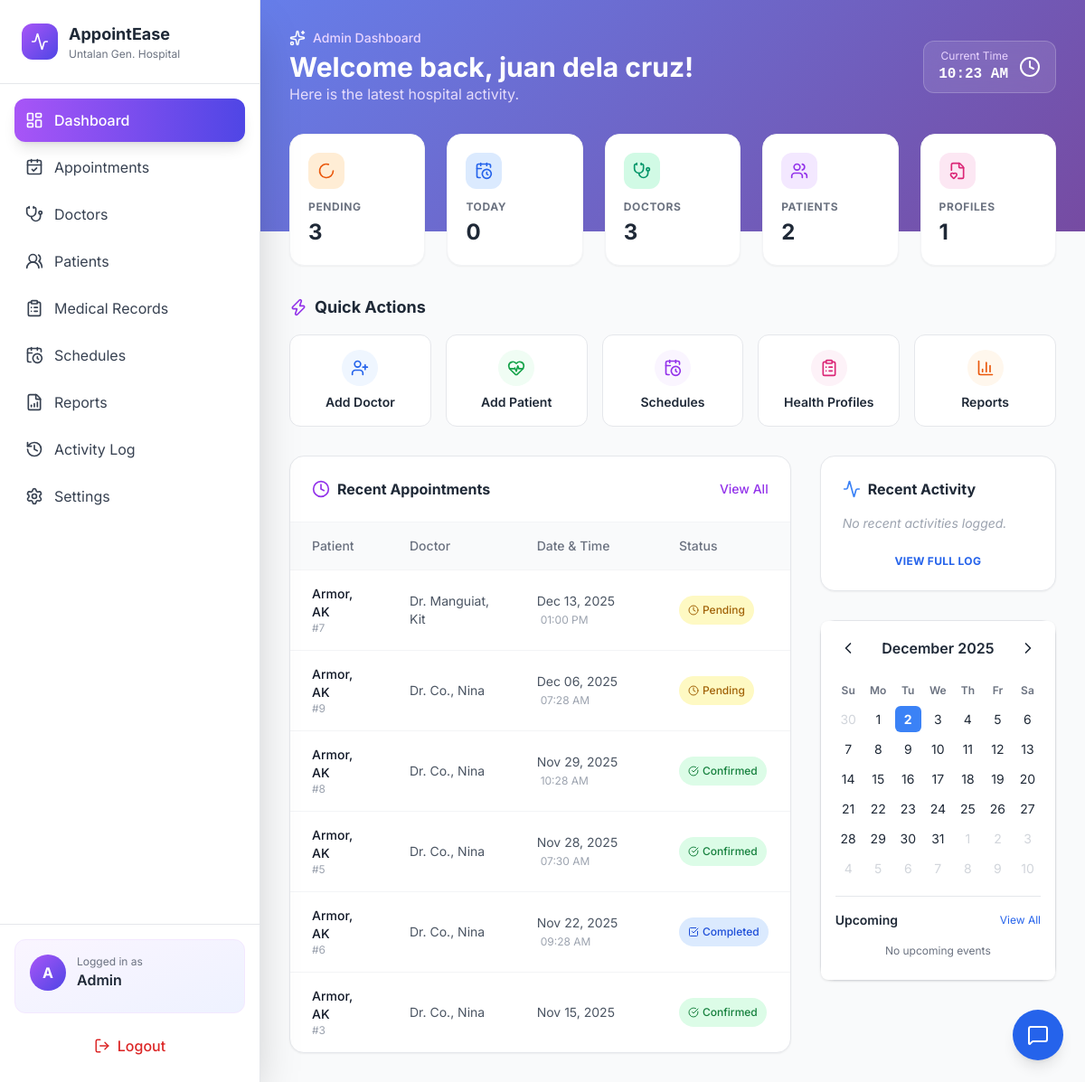
Before: /admin_home.php (signed in) with the older database file.
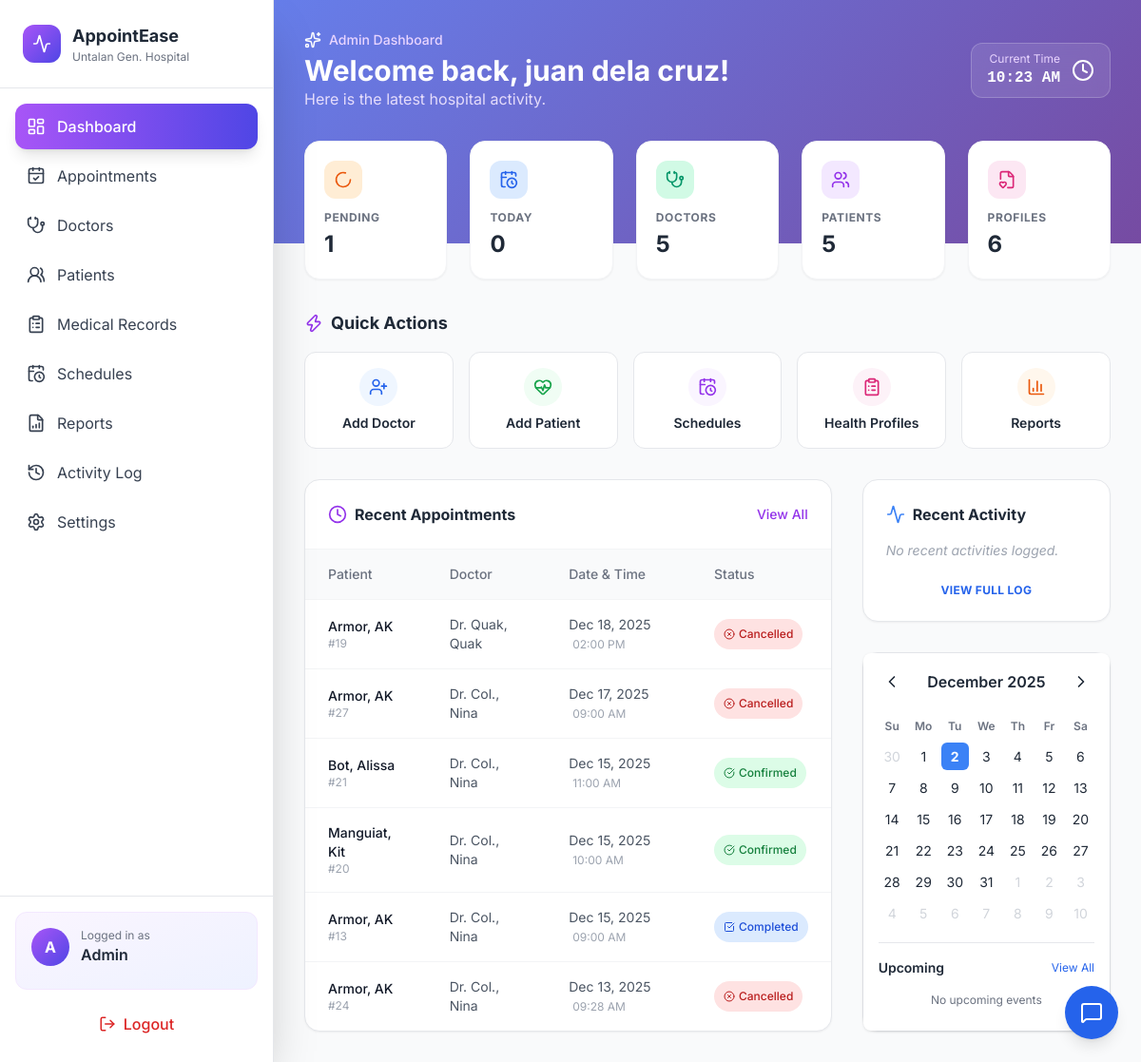
After: the same page with the newer database file.
### tables this page shows
CREATE TABLE `tblappointment` (
  `id` int(11) NOT NULL,
  `booking_date` date NOT NULL,
  `booking_time` time DEFAULT NULL,
  `user_id` varchar(30) NOT NULL,
  `doctor` varchar(30) NOT NULL,
  `status` int(11) NOT NULL,
  `reminder_sent` tinyint(1) NOT NULL DEFAULT 0,
  `reminder_sent_at` datetime DEFAULT NULL
);

CREATE TABLE `tblinfo` (
  `id` int(11) NOT NULL,
  `user_id` varchar(30) NOT NULL,
  `last_name` varchar(40) NOT NULL,
  `first_name` varchar(50) NOT NULL,
  `middle_name` varchar(40) NOT NULL,
  `specialization` varchar(30) NOT NULL,
  `bdate` date NOT NULL,
  `gender` varchar(10) NOT NULL,
  `address` varchar(200) NOT NULL,
  `contact` varchar(20) NOT NULL,
  `image` varchar(255) DEFAULT NULL
);

### controllers/admin_home_data.php (called while the page is built, shortened)
<?php
require_once 'db.php';
try {
    $user_id = session_get_user_id();
    if ($user_id) {
        $stmt = $pdo->prepare("SELECT first_name, last_name FROM tblinfo WHERE user_id = ?");
        $stmt->execute([$user_id]);
        $info = $stmt->fetch(PDO::FETCH_ASSOC);
        if ($info && !empty($info['first_name'])) {
            $adminName = trim($info['first_name'] . ' ' . $info['last_name']);
        }
    }
    $stmt = $pdo->prepare("SELECT COUNT(*) FROM tblappointment WHERE status = 2");
    $stmt->execute();
    $pending_count = (int)$stmt->fetchColumn();
    $stmt = $pdo->prepare("SELECT COUNT(*) FROM tbluser WHERE user_type = 'doctor'");
    $stmt->execute();
    $total_doctors = (int)$stmt->fetchColumn();
    $stmt = $pdo->prepare("SELECT COUNT(*) FROM tbluser WHERE user_type = 'user'");
    $stmt->execute();
    $total_patients = (int)$stmt->fetchColumn();
    $stmt = $pdo->prepare("SELECT COUNT(*) FROM tbl_health_profile");
    $stmt->execute();
    $total_profiles = (int)$stmt->fetchColumn();
    $sql = "SELECT a.id, a.booking_date, a.booking_time, a.status,
                   p.first_name AS pfirst, p.last_name AS plast,
                   d.first_name AS dfirst, d.last_name AS dlast
            FROM tblappointment a
            LEFT JOIN tblinfo p ON p.user_id = a.user_id
            LEFT JOIN tblinfo d ON d.user_id = a.doctor
            ORDER BY a.booking_date DESC, a.booking_time DESC
            LIMIT 6";
    $stmt = $pdo->query($sql);
    $recentAppointments = $stmt->fetchAll(PDO::FETCH_ASSOC) ?: [];
} catch (Exception $ex) {
    error_log('[admin_home_data] ' . $ex->getMessage());
    $data_fetch_error = true;
}

### admin_home.php (the view, shortened to what the changed rows need)
<?php
include __DIR__ . '/controllers/admin_home_data.php';
?>
<!doctype html>
<html lang="en">
<head>
  <script src="https://cdn.tailwindcss.com"></script>
</head>
<body class="bg-gray-50 text-gray-800">
  <div class="flex h-screen overflow-hidden">
    <?php include 'includes/admin_sidebar.php'; ?>
    <main class="flex-1 overflow-auto relative">
      <div class="p-8 relative z-10">
        <div class="flex flex-col md:flex-row md:items-center justify-between mb-8 text-white">
            <div>
                <h1 class="text-3xl font-bold">Welcome back, <?= htmlspecialchars($adminName) ?>!</h1>
            </div>
        </div>
        <div class="grid grid-cols-1 md:grid-cols-2 lg:grid-cols-5 gap-6 mb-8">
            <div class="stat-card bg-white p-5 rounded-2xl shadow-sm border border-gray-100 relative overflow-hidden group">
                <div class="relative">
                    <div class="w-10 h-10 bg-orange-100 text-orange-600 rounded-xl flex items-center justify-center mb-3">
                        <i data-lucide="loader-2" width="20"></i>
                    </div>
                    <p class="text-gray-500 text-xs font-bold uppercase tracking-wider">Pending</p>
                    <h3 class="text-2xl font-bold text-gray-800 mt-1"><?= (int)$pending_count ?></h3>
                </div>
            </div>
            <div class="stat-card bg-white p-5 rounded-2xl shadow-sm border border-gray-100 relative overflow-hidden">
                <div class="relative">
                    <div class="w-10 h-10 bg-emerald-100 text-emerald-600 rounded-xl flex items-center justify-center mb-3">
                        <i data-lucide="stethoscope" width="20"></i>
                    </div>
                    <p class="text-gray-500 text-xs font-bold uppercase tracking-wider">Doctors</p>
                    <h3 class="text-2xl font-bold text-gray-800 mt-1"><?= (int)$total_doctors ?></h3>
                </div>
            </div>
            <div class="stat-card bg-white p-5 rounded-2xl shadow-sm border border-gray-100 relative overflow-hidden">
                <div class="relative">
                    <div class="w-10 h-10 bg-purple-100 text-purple-600 rounded-xl flex items-center justify-center mb-3">
                        <i data-lucide="users" width="20"></i>
                    </div>
                    <p class="text-gray-500 text-xs font-bold uppercase tracking-wider">Patients</p>
                    <h3 class="text-2xl font-bold text-gray-800 mt-1"><?= (int)$total_patients ?></h3>
                </div>
            </div>
            <div class="stat-card bg-white p-5 rounded-2xl shadow-sm border border-gray-100 relative overflow-hidden">
                <div class="relative">
                    <div class="w-10 h-10 bg-pink-100 text-pink-600 rounded-xl flex items-center justify-center mb-3">
                        <i data-lucide="file-heart" width="20"></i>
                    </div>
                    <p class="text-gray-500 text-xs font-bold uppercase tracking-wider">Profiles</p>
                    <h3 class="text-2xl font-bold text-gray-800 mt-1"><?= (int)$total_profiles ?></h3>
                </div>
            </div>
        </div>
        <section class="mb-8">
            <h2 class="text-lg font-bold text-gray-800 mb-4 flex items-center gap-2">
                <i data-lucide="zap" class="text-purple-600" width="20"></i> Quick Actions
            </h2>
        </section>
        <div class="grid grid-cols-1 lg:grid-cols-3 gap-8">
            <div class="lg:col-span-2 space-y-8">
                <div class="bg-white rounded-2xl shadow-sm border border-gray-200 overflow-hidden">
                    <div class="p-6 border-b border-gray-100 flex justify-between items-center">
                        <h2 class="font-bold text-gray-800 flex items-center gap-2">
                            <i data-lucide="clock" class="text-purple-600" width="20"></i> Recent Appointments
                        </h2>
                    </div>
                    <div class="overflow-x-auto">
                        <table class="w-full text-left text-sm">
                            <thead class="bg-gray-50 text-gray-500 border-b border-gray-100">
                                <tr>
                                    <th class="px-6 py-4 font-medium">Patient</th>
                                    <th class="px-6 py-4 font-medium">Doctor</th>
                                    <th class="px-6 py-4 font-medium">Date & Time</th>
                                    <th class="px-6 py-4 font-medium">Status</th>
                                </tr>
                            </thead>
                            <tbody class="divide-y divide-gray-100">
                                <?php if (empty($recentAppointments)): ?>
                                    <tr><td colspan="4" class="p-8 text-center text-gray-500">No recent appointments found.</td></tr>
                                <?php else: ?>
                                    <?php foreach ($recentAppointments as $apt):
                                        $patient = trim(($apt['plast'] ?? '') . ', ' . ($apt['pfirst'] ?? ''));
                                        $doctor = trim(($apt['dlast'] ?? '') . ', ' . ($apt['dfirst'] ?? ''));
                                        $status = (int)$apt['status'];
                                        $badge = match($status) {
                                            1 => '<span class="inline-flex items-center gap-1 px-2.5 py-1 rounded-full text-xs font-medium bg-green-100 text-green-700"><i data-lucide="check-circle" width="12"></i> Confirmed</span>',
                                            2 => '<span class="inline-flex items-center gap-1 px-2.5 py-1 rounded-full text-xs font-medium bg-yellow-100 text-yellow-700"><i data-lucide="clock" width="12"></i> Pending</span>',
                                            3 => '<span class="inline-flex items-center gap-1 px-2.5 py-1 rounded-full text-xs font-medium bg-blue-100 text-blue-700"><i data-lucide="check-square" width="12"></i> Completed</span>',
                                            0 => '<span class="inline-flex items-center gap-1 px-2.5 py-1 rounded-full text-xs font-medium bg-red-100 text-red-700"><i data-lucide="x-circle" width="12"></i> Cancelled</span>',
                                            default => '<span class="text-gray-500 text-xs">Unknown</span>'
                                        };
                                    ?>
                                    <tr class="hover:bg-gray-50 transition">
                                        <td class="px-6 py-4">
                                            <div class="font-medium text-gray-900"><?= htmlspecialchars($patient ?: 'Unknown') ?></div>
                                            <div class="text-xs text-gray-400">#<?= htmlspecialchars($apt['id']) ?></div>
                                        </td>
                                        <td class="px-6 py-4 text-gray-600">Dr. <?= htmlspecialchars($doctor ?: 'TBD') ?></td>
                                        <td class="px-6 py-4 text-gray-600">
                                            <?= htmlspecialchars(date('M d, Y', strtotime($apt['booking_date'] ?? ''))) ?>
                                            <span class="text-xs text-gray-400 ml-1"><?= !empty($apt['booking_time']) ? htmlspecialchars(date('h:i A', strtotime($apt['booking_time']))) : '' ?></span>
                                        </td>
                                        <td class="px-6 py-4"><?= $badge ?></td>
                                    </tr>
                                    <?php endforeach; ?>
                                <?php endif; ?>
                            </tbody>
                        </table>
                    </div>
                </div>
            </div>
        </div>
      </div>
    </main>
  </div>
</body>
</html>

Changed rows visible on the page:
removed tblappointment: tblinfo.last_name+first_name "Armor, AK", id "7", tblinfo.last_name+first_name "Manguiat, Kit", booking_date "Dec 13, 2025", booking_time "01:00 PM", status "Pending"
removed tblappointment: tblinfo.last_name+first_name "Armor, AK", id "9", tblinfo.last_name+first_name "Co., Nina", booking_date "Dec 06, 2025", booking_time "07:28 AM", status "Pending"
removed tblappointment: tblinfo.last_name+first_name "Armor, AK", id "8", tblinfo.last_name+first_name "Co., Nina", booking_date "Nov 29, 2025", booking_time "10:28 AM", status "Confirmed"
removed tblappointment: tblinfo.last_name+first_name "Armor, AK", id "5", tblinfo.last_name+first_name "Co., Nina", booking_date "Nov 28, 2025", booking_time "07:30 AM", status "Confirmed"
no longer on this page (row unchanged): tblappointment: tblinfo.last_name+first_name "Armor, AK", id "6", tblinfo.last_name+first_name "Co., Nina", booking_date "Nov 22, 2025", booking_time "09:28 AM", status "Completed"
removed tblappointment: tblinfo.last_name+first_name "Armor, AK", id "3", tblinfo.last_name+first_name "Co., Nina", booking_date "Nov 15, 2025", status "Confirmed"
added tblappointment: tblinfo.last_name+first_name "Armor, AK", id "19", tblinfo.last_name+first_name "Quak, Quak", booking_date "Dec 18, 2025", booking_time "02:00 PM", status "Cancelled"
added tblappointment: tblinfo.last_name+first_name "Armor, AK", id "27", tblinfo.last_name+first_name "Col., Nina", booking_date "Dec 17, 2025", booking_time "09:00 AM", status "Cancelled"
added tblappointment: tblinfo.last_name+first_name "Bot, Alissa", id "21", tblinfo.last_name+first_name "Col., Nina", booking_date "Dec 15, 2025", booking_time "11:00 AM", status "Confirmed"
added tblappointment: tblinfo.last_name+first_name "Manguiat, Kit", id "20", tblinfo.last_name+first_name "Col., Nina", booking_date "Dec 15, 2025", booking_time "10:00 AM", status "Confirmed"
added tblappointment: tblinfo.last_name+first_name "Armor, AK", id "13", tblinfo.last_name+first_name "Col., Nina", booking_date "Dec 15, 2025", booking_time "09:00 AM", status "Completed"
added tblappointment: tblinfo.last_name+first_name "Armor, AK", id "24", tblinfo.last_name+first_name "Col., Nina", booking_date "Dec 13, 2025", booking_time "09:28 AM", status "Cancelled"
Other visible differences:
$pending_count: "3" → "1"
$total_doctors: "3" → "5"
$total_patients: "2" → "5"
$total_profiles: "1" → "6"
